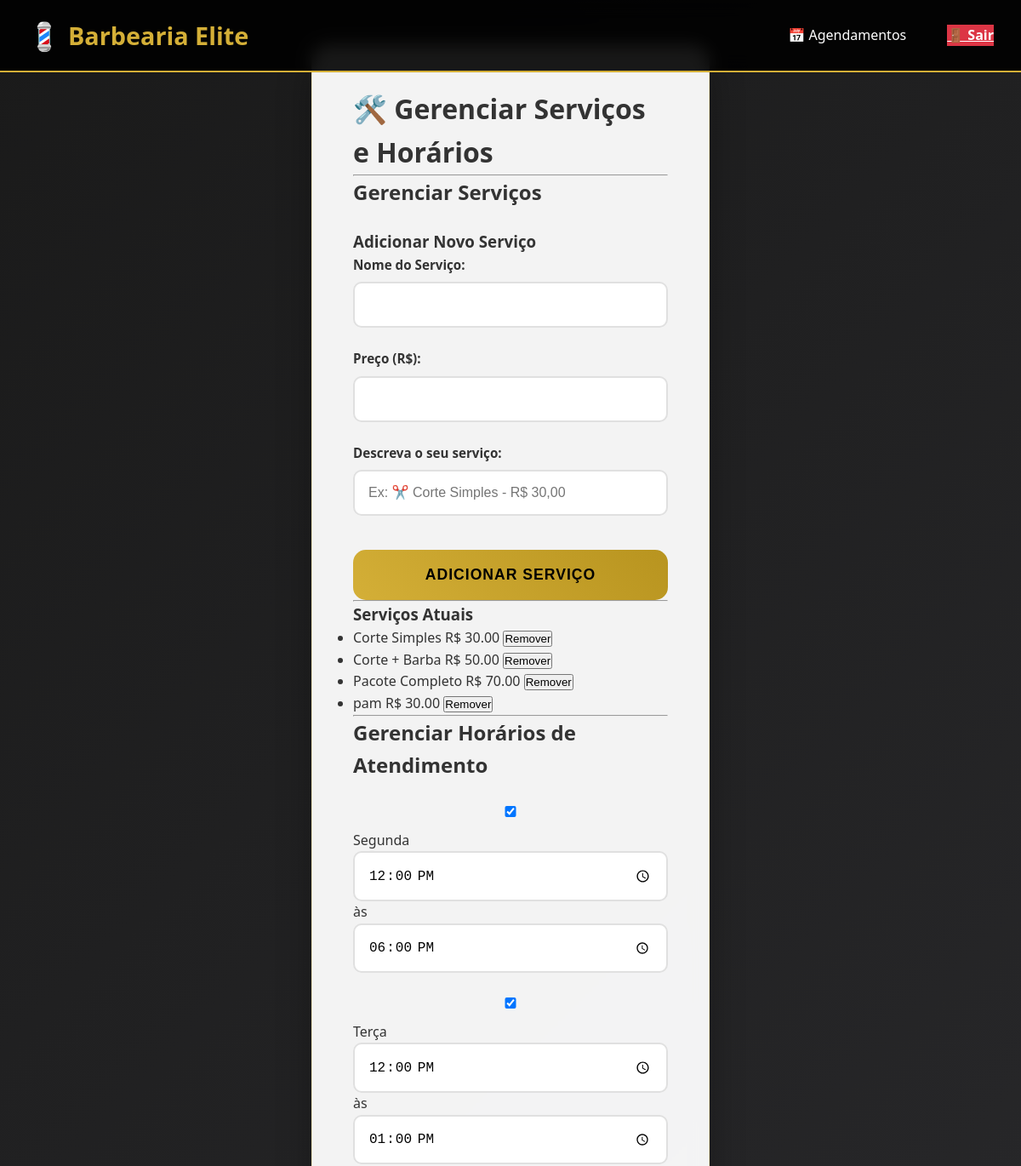
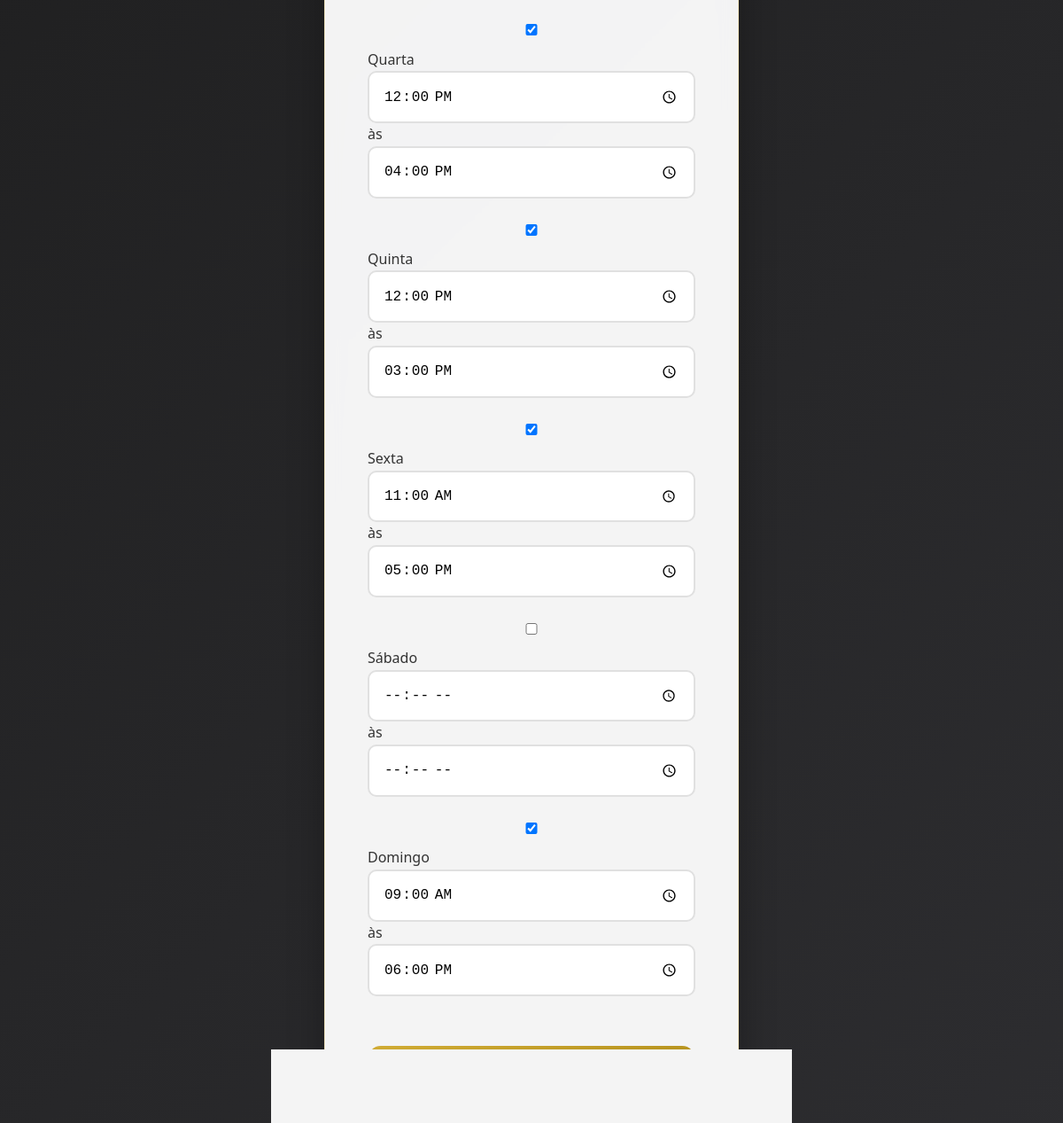
Page /gerenciar-servicos (signed in) on the committed database (2 pictures, top to bottom).
### app.py (models this page shows)
class Servico(db.Model):
    id = db.Column(db.Integer, primary_key=True)
    nome = db.Column(db.String(100), nullable=False, unique=True)
    preco = db.Column(db.Float, nullable=False)
    descricao = db.Column(db.String(255), nullable=True)

class HorarioConfiguracao(db.Model):
    id = db.Column(db.Integer, primary_key=True)
    dia_semana = db.Column(db.String(20), nullable=False, unique=True)
    abertura = db.Column(db.String(5), nullable=False)
    fechamento = db.Column(db.String(5), nullable=False)

### app.py (the view, shortened to what this page needs)
@app.route("/gerenciar-servicos", methods=["GET", "POST"])
def gerenciar_servicos():
    if not session.get("logado"):
        return redirect(url_for("login"))
    servicos = Servico.query.all()
    dias_semana_ordem = ["Segunda", "Terça", "Quarta", "Quinta", "Sexta", "Sábado", "Domingo"]
    configuracao_atual = {c.dia_semana: {"abertura": c.abertura, "fechamento": c.fechamento, "aberto": True}
                          for c in HorarioConfiguracao.query.all()}
    configuracao_completa = {dia: configuracao_atual.get(dia, {"abertura": "", "fechamento": "", "aberto": False})
                             for dia in dias_semana_ordem}
    return render_template("gerenciar_servicos.html",
                           servicos=servicos,
                           configuracao_completa=configuracao_completa)

### templates/gerenciar_servicos.html (shortened to what this page needs)
<!DOCTYPE html>
<html lang="pt-BR">
<head>
    <link rel="stylesheet" href="{{ url_for('static', filename='style.css') }}">
</head>
<body>
    <nav class="navbar">
        <div class="nav-container">
            <a href="{{ url_for('index') }}" class="logo">
                <span class="logo-icon">💈</span>
                Barbearia Elite
            </a>
            <div class="nav-links">
                <a href="{{ url_for('agendamentos') }}" class="nav-link">
                    📅 Agendamentos
                </a>
                <a href="{{ url_for('logout') }}" class="logout-btn">🚪 Sair</a>
            </div>
        </div>
    </nav>
    <main class="container">
        <div class="form-card">
            <h1>🛠️ Gerenciar Serviços e Horários</h1>
            <div class="section-container">
                <hr class="separator">
                <h2 style="margin-bottom: 1.5rem;">Gerenciar Serviços</h2>
                <form method="POST" action="{{ url_for('gerenciar_servicos') }}" class="add-service-form">
                    <h3>Adicionar Novo Serviço</h3>
                    <div class="form-group">
                        <label for="nome">Nome do Serviço:</label>
                        <input type="text" id="nome" name="nome" required>
                    </div>
                    <div class="form-group">
                        <label for="preco">Preço (R$):</label>
                        <input type="number" id="preco" name="preco" step="0.01" required>
                    </div>
                    <div class="form-group">
                        <label for="descricao">Descreva o seu serviço:</label>
                        <input type="text" id="descricao" name="descricao" placeholder="Ex: ✂️ Corte Simples - R$ 30,00">
                    </div>
                    <button type="submit" class="btn-primary">Adicionar Serviço</button>
                </form>
                <hr class="separator">
                <div class="service-list">
                    <h3>Serviços Atuais</h3>
                    {% if servicos %}
                        <ul>
                            {% for servico in servicos %}
                                <li>
                                    <div class="service-item">
                                        <span class="service-name">{{ servico.nome }}</span>
                                        <span class="service-price">R$ {{ "%.2f"|format(servico.preco) }}</span>
                                        <form method="POST" action="{{ url_for('gerenciar_servicos') }}" style="display:inline;">
                                            <button type="submit" class="btn-remove">Remover</button>
                                        </form>
                                    </div>
                                </li>
                            {% endfor %}
                        </ul>
                    {% else %}
                        <p>Nenhum serviço cadastrado ainda. Adicione um acima!</p>
                    {% endif %}
                </div>
            </div>
            <div class="section-container">
                <hr class="separator">
                <h2 style="margin-bottom: 1.5rem;">Gerenciar Horários de Atendimento</h2>
                <form id="horarioForm" onsubmit="salvarHorarios(event)">
                    {% for dia, config in configuracao_completa.items() %}
                        <div class="form-group dia-semana">
                            <label class="switch">
                                <input type="checkbox" name="dia" value="{{ dia }}" {% if config.aberto %}checked{% endif %}>
                            </label>
                            <span class="dia-label">{{ dia }}</span>
                            <div class="horarios {% if not config.aberto %}hidden{% endif %}">
                                <input type="time" name="abertura_{{ dia }}" value="{{ config.abertura }}">
                                <span>às</span>
                                <input type="time" name="fechamento_{{ dia }}" value="{{ config.fechamento }}">
                            </div>
                        </div>
                    {% endfor %}
                    <button type="submit" class="btn-primary" style="margin-top: 2rem;">Salvar Horários</button>
                </form>
            </div>
        </div>
    </main>
</body>
</html>

### static/style.css (style rules this page uses)
* { margin: 0; padding: 0; box-sizing: border-box; }
body { font-family: 'Segoe UI', Tahoma, Geneva, Verdana, sans-serif; background: linear-gradient(135deg, #1a1a1a 0%, #2d2d30 100%); color: #ffffff; min-height: 100vh; line-height: 1.6; }
.navbar { background: rgba(0, 0, 0, 0.9); backdrop-filter: blur(10px); padding: 1rem 0; position: sticky; top: 0; z-index: 1000; border-bottom: 2px solid #d4af37; }
.nav-container { max-width: 1200px; margin: 0 auto; display: flex; justify-content: space-between; align-items: center; padding: 0 2rem; }
.logo { display: flex; align-items: center; font-size: 1.8rem; font-weight: bold; color: #d4af37; text-decoration: none; }
.logo-icon { margin-right: 0.5rem; font-size: 2rem; }
.nav-links { display: flex; gap: 2rem; align-items: center; }
.nav-link { color: #ffffff; text-decoration: none; padding: 0.5rem 1rem; border-radius: 25px; transition: all 0.3s ease; font-weight: 500; }
.container { max-width: 500px; margin: -2rem auto 4rem; padding: 0 1rem; position: relative; }
.form-card { background: rgba(255, 255, 255, 0.95); backdrop-filter: blur(10px); border-radius: 20px; padding: 3rem; box-shadow: 0 20px 40px rgba(0,0,0,0.3); border: 1px solid rgba(212, 175, 55, 0.3); color: #333; }
.form-group { margin-bottom: 1.5rem; }
label { display: block; font-weight: 600; margin-bottom: 0.5rem; color: #333; font-size: 0.95rem; }
input, select { width: 100%; padding: 1rem; border: 2px solid #e0e0e0; border-radius: 10px; font-size: 1rem; transition: all 0.3s ease; background: #fff; }
.btn-primary { width: 100%; padding: 1.2rem; background: linear-gradient(45deg, #d4af37, #b8941f); color: #000; border: none; border-radius: 15px; font-size: 1.1rem; font-weight: bold; cursor: pointer; transition: all 0.3s ease; text-transform: uppercase; letter-spacing: 1px; margin-top: 1rem; }
.logout-btn { background: #dc3545; color: white !important; font-weight: bold; }

### rows in the picture
Servico: nome "Corte Simples", preco "30.00"
Servico: nome "Corte + Barba", preco "50.00"
Servico: nome "Pacote Completo", preco "70.00"
Servico: nome "pam", preco "30.00"
HorarioConfiguracao: dia_semana "Segunda", abertura "12:00", fechamento "18:00"
HorarioConfiguracao: dia_semana "Terça", abertura "12:00", fechamento "13:00"
HorarioConfiguracao: dia_semana "Quarta", abertura "12:00", fechamento "16:00"
HorarioConfiguracao: dia_semana "Quinta", abertura "12:00", fechamento "15:00"
HorarioConfiguracao: dia_semana "Sexta", abertura "11:00", fechamento "17:00"
HorarioConfiguracao: dia_semana "Domingo", abertura "09:00", fechamento "18:00"

### other values in the picture
{{ dia }} "Sábado"
